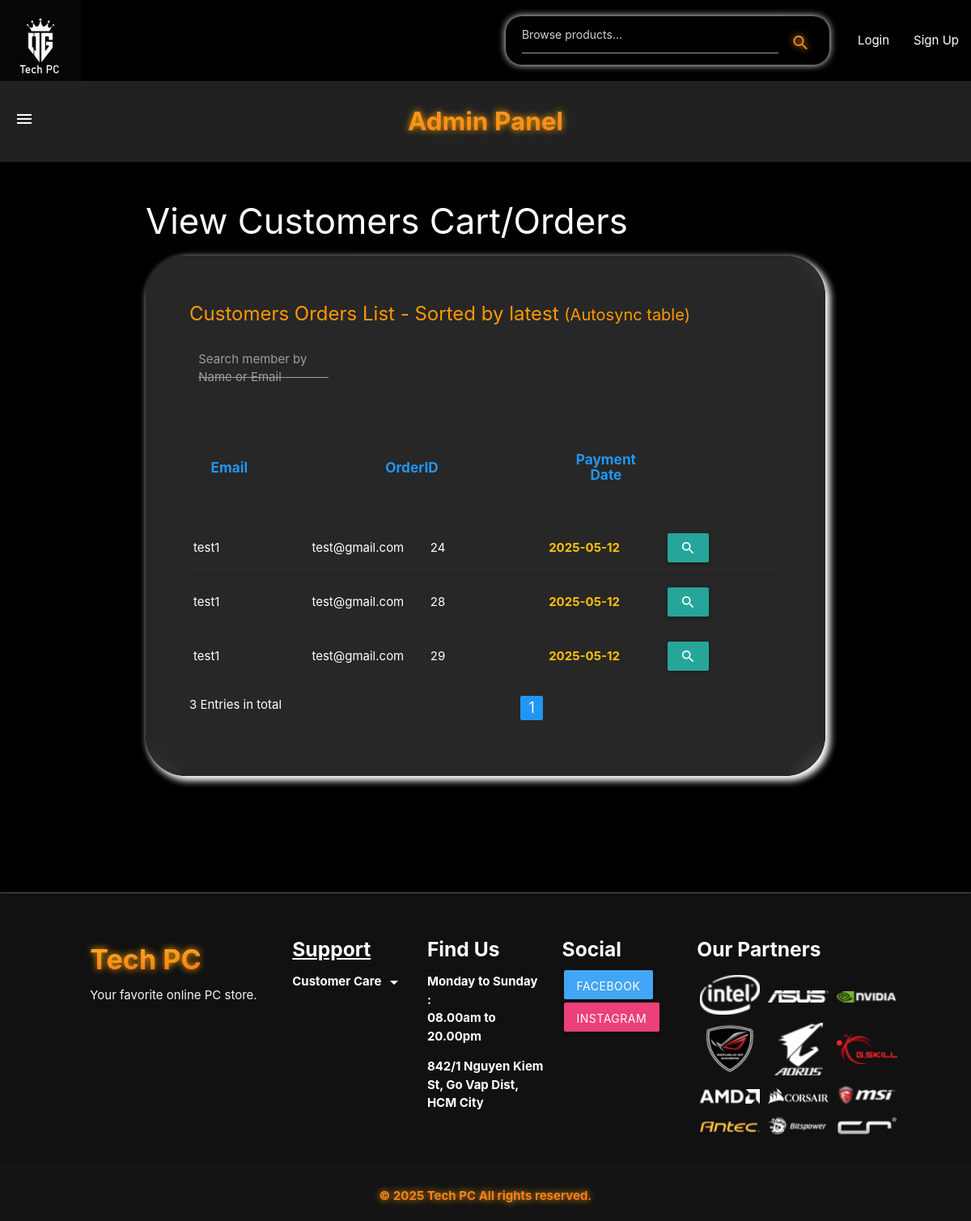
Screenshot of /admin_view_orders.php with the database file from the repository.
### tables this page shows
CREATE TABLE `members` (
  `MemberID` int(11) NOT NULL,
  `Username` varchar(64) NOT NULL,
  `Password` varchar(512) NOT NULL,
  `Email` varchar(64) NOT NULL,
  `PrivilegeLevel` int(11) NOT NULL DEFAULT 0,
  `Attempt` int(1) DEFAULT NULL,
  `RegisteredDate` date DEFAULT NULL
);

CREATE TABLE `payment` (
  `PaymentID` int(11) NOT NULL,
  `OrderID` int(11) NOT NULL,
  `PaymentDate` date NOT NULL
);

### classes/Dbhandler.class.php (called while the page is built, shortened)
<?php
class Dbhandler {
  private function connect() {
    $this->host = "127.0.0.1";
    $this->user = "root";
    $this->pass = "";
    $this->db = "ogtech";
    $this->conn = new mysqli($this->host, $this->user, $this->pass, $this->db);
    return $this->conn;
  }
  public function conn() {
    $this->conn = new mysqli("127.0.0.1", "root", "", "ogtech");
    return $this->conn;
  }
}

### classes/adminContr.class.php (called while the page is built, shortened)
<?php
class adminContr extends Admin {
  public function showSearchMember(){
    $this->searchMembers();
  }
}

### classes/admin.class.php (the view, shortened to what this page needs)
<?php
class Admin extends Dbhandler{
  protected function searchMembers(){
    $emptyInput = new CommonUtil();
    if (!isset($searchMember) || $emptyInput->EmptyInputSelect($searchMember))
    {
      $dbh = new Dbhandler();
      $sql = "SELECT M.*, O.*, P.* FROM Members M, Orders O, Payment P
        WHERE M.PrivilegeLevel = 0 AND P.OrderID = O.OrderID  AND M.MemberID = O.MemberID ORDER BY P.PaymentDate DESC";
      $result = $dbh->conn()->query($sql) or die($dbh->conn()->error);
      while ($row = $result->fetch_assoc())
      {
        $memberID = $row["MemberID"];
        $searchMember = $row["Username"];
        $email = $row["Email"];
        $orderID = $row["OrderID"];
        $paymentDate = $row["PaymentDate"];
        echo(
          "<tr>
            <td>$searchMember</td>
            <td>$email</td>
            <td>$orderID</td>
            <td class='amber-text bold'>$paymentDate</td>
            <td>
              <form action='admin_view_orders.php' method='GET'>
                <input type='hidden' name='username' value='$searchMember'/>
                <input type='hidden' name='member_id' value='$memberID'/>
                <button name='view_order' value=1 class='btn' type='submit'>
                  <i class='material-icons'>search</i>
                </button>
              </form>
            </td>
          </tr>"
        );
      }
    }
  }
}

### static/css/base.css (style rules this page uses)
body { background-color: black; }
.bold { font-weight: bold; }

### rows the page displays
members: Username "test1", Email "test@gmail.com", payment.OrderID "24", payment.PaymentDate "2025-05-12", payment.OrderID "28", payment.OrderID "29"
